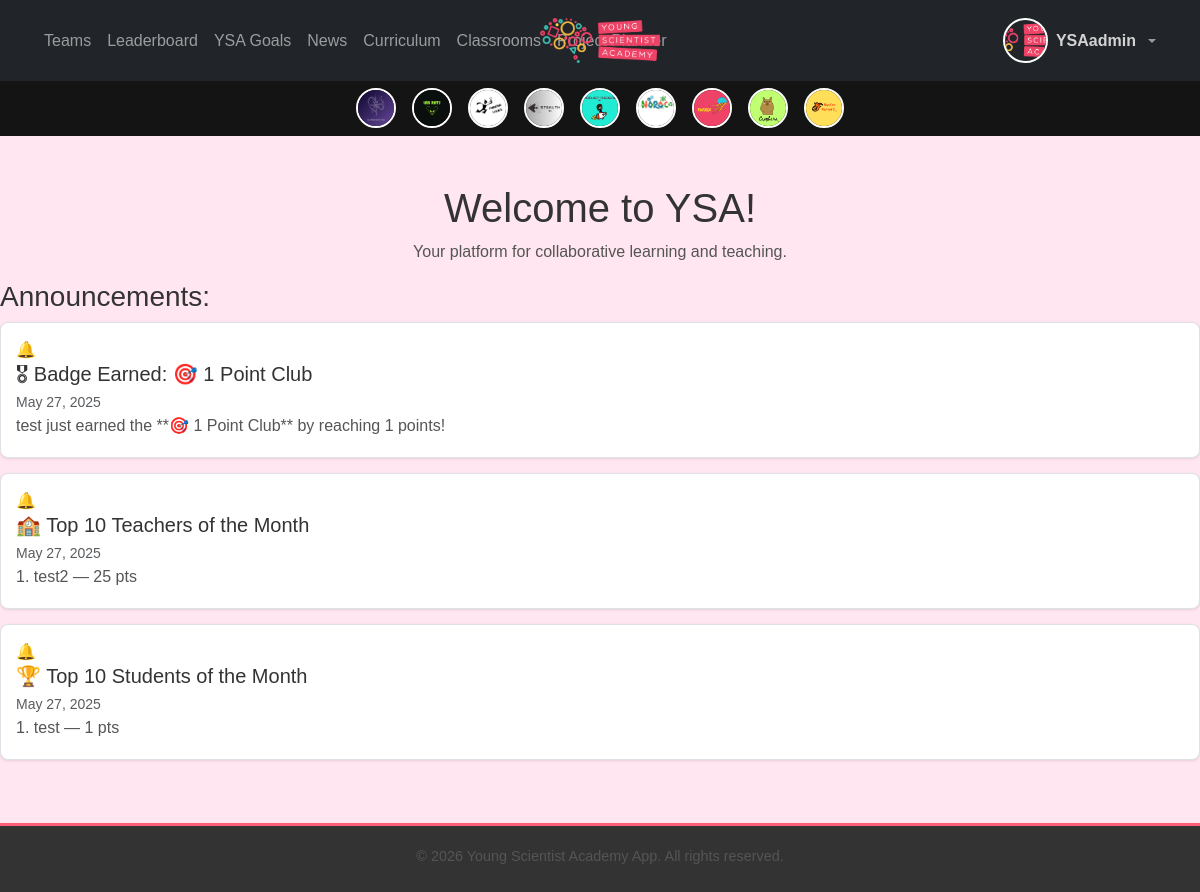
Screenshot of /core/ (signed in) with the database file from the repository.
### users/models.py (models this page shows, shortened)
class CustomUser(AbstractUser):
    team = models.ForeignKey(
        'teams.Team', on_delete=models.SET_NULL, null=True, blank=True, related_name="users_team"
    )
    team_join_deadline = models.DateField(null=True, blank=True)
    ROLE_CHOICES = [
        ('admin', 'Admin'),
        ('teacher', 'Teacher'),
        ('student', 'Student'),
    ]
    LEVEL_CHOICES = [
        ('explorer', 'Explorer'),
        ('ambassador', 'Ambassador'),
    ]
    role = models.CharField(max_length=20, choices=ROLE_CHOICES)
    level = models.CharField(max_length=20, choices=LEVEL_CHOICES, blank=True, null=True)  # only for students
    is_approved = models.BooleanField(default=False)
    profile_completed = models.BooleanField(default=False)  # new field to track completions
    ysa_way_passed = models.BooleanField(default=False)

### teams/models.py (models this page shows, shortened)
class Team(models.Model):
    name = models.CharField(max_length=100, unique=True)
    logo = models.ImageField(upload_to="team_logos/", blank=True, null=True)
    members = models.ManyToManyField(
        settings.AUTH_USER_MODEL, related_name='teams_members', blank=True
    )
    created_at = models.DateTimeField(auto_now_add=True)
    description = models.TextField(blank=True)
    max_members = models.IntegerField(default=15)
    class Meta:
        ordering = ["-created_at"]
        verbose_name = "Team"
        verbose_name_plural = "Teams"
    @property
    def total_points(self):
        return self.team_points_from_teams_app.aggregate(
            total_points=Sum("points_earned")
        )["total_points"] or 0
    def get_logo_url(self):
        if self.logo:
            return self.logo.url
        filename_png = f"{self.name.lower().replace(' ', '_')}.png"
        filename_jpg = f"{self.name.lower().replace(' ', '_')}.jpg"
        if os.path.exists(os.path.join(settings.MEDIA_ROOT, "team_logos", filename_png)):
            return settings.MEDIA_URL + "team_logos/" + filename_png
        if os.path.exists(os.path.join(settings.MEDIA_ROOT, "team_logos", filename_jpg)):
            return settings.MEDIA_URL + "team_logos/" + filename_jpg
        return settings.STATIC_URL + "default_team_logo.png"

### news/models.py (models this page shows, shortened)
class Announcement(models.Model):
    ANNOUNCEMENT_TYPES = [
        ('leaderboard', 'Leaderboard'),
        ('badge', 'Badge Earned'),
        ('program', 'Program Update'),
        ('team', 'Team Update'),
        ('class_notice', 'Class Notice'),
        ('custom', 'Custom'),
    ]
    title = models.CharField(max_length=255)
    content = models.TextField()
    type = models.CharField(max_length=20, choices=ANNOUNCEMENT_TYPES, default='custom')
    created_at = models.DateTimeField(auto_now_add=True)
    display_start = models.DateTimeField(null=True, blank=True)
    display_end = models.DateTimeField(null=True, blank=True)
    pinned = models.BooleanField(default=False)
    user = models.ForeignKey(settings.AUTH_USER_MODEL, null=True, blank=True, on_delete=models.SET_NULL)
    program = models.ForeignKey('programs.Program', null=True, blank=True, on_delete=models.SET_NULL)
    team = models.ForeignKey('teams.Team', null=True, blank=True, on_delete=models.SET_NULL)
    badge_name = models.CharField(max_length=255, null=True, blank=True)

### core/views.py (the view)
# urls.py: path('', views.home, name='home'),
@login_required
def home(request):
    announcements = Announcement.objects.all().order_by('-created_at')[:5]  # Fetch recent announcements
    return render(request, 'core/home.html', {'announcements': announcements})

### teams/context_processors.py (called while the page is built)
def team_logos(request):
    teams = list(Team.objects.all())  # Convert QuerySet to list
    teams.sort(key=lambda team: team.total_points, reverse=True)  # Sort manually  # ✅ Order by team ranking
    return {'teams': teams}

### core/templates/core/home.html (shortened to what this page needs)
{% extends 'core/base.html' %}
{% block content %}
<div class="text-center mt-5">
    <h1>Welcome to YSA!</h1>
    <p>Your platform for collaborative learning and teaching.</p>
</div>
<h3>Announcements:</h3>
<div class="announcement-list">
    {% for announcement in announcements %}
        <div class="list-group">
            <div class="list-group-item">
                <h5 class="mb-1">{{ announcement.title }}</h5>
                <small class="text-muted">{{ announcement.created_at|date:"F j, Y" }}</small>
                <p class="mb-1">{{ announcement.content }}</p>
            </div>
        </div>
    {% empty %}
        <p class="text-muted">Stay tuned for upcoming announcements!</p>
    {% endfor %}
</div>
{% endblock %}

### core/templates/core/base.html (shortened to what this page needs)
{% load static %}
<!DOCTYPE html>
<html lang="en">
<head>
    <link href="https://cdn.jsdelivr.net/npm/bootstrap@5.3.0/dist/css/bootstrap.min.css" rel="stylesheet">
    <link rel="stylesheet" href="{% static 'css/styles.css' %}">
</head>
<body>
<nav class="navbar navbar-expand-lg navbar-dark bg-dark fixed-top">
    <div class="w-100 d-flex justify-content-between align-items-center px-3">
        <div class="d-flex align-items-center">
        <div class="collapse navbar-collapse" id="navbarNav">
            <ul class="navbar-nav">
            <li class="nav-item">
                <a class="nav-link {% if request.path == '/teams/' %}active{% endif %}" href="{% url 'teams:team_overview' %}">Teams</a>
            </li>
            <li class="nav-item">
                <a class="nav-link {% if request.path == '/leaderboard/' %}active{% endif %}" href="{% url 'leaderboard:student_leaderboard' %}">
                    Leaderboard
                </a>
            </li>
            <li class="nav-item">
                <a class="nav-link {% if request.path == '/programs/' %}active{% endif %}" href="{% url 'programs:goal_list' %}">YSA Goals</a>
            </li>
            <li class="nav-item">
                <a class="nav-link {% if request.path == '/news/' %}active{% endif %}" href="{% url 'news:news' %}">News</a>
            </li>
            <li class="nav-item">
                <a class="nav-link {% if request.path == '/curriculum/' %}active{% endif %}" href="{% url 'curriculum:home' %}">Curriculum</a>
            </li>
            <li class="nav-item">
                <a class="nav-link {% if request.path == '/classrooms/' %}active{% endif %}" href="{% url 'classrooms:dashboard' %}">Classrooms</a>
            </li>
            <li class="nav-item">
                <a class="nav-link {% if request.path == '/project_planner/' %}active{% endif %}" href="{% url 'project_planner:home' %}">Project Planner</a>
            </li>
            </ul>
        </div>
        </div>
    <a class="navbar-brand position-absolute start-50 translate-middle-x" href="{% url 'home' %}">
      <img src="{% static 'images/logo.png' %}" alt="logo" class="logo" style="max-height: 50px;">
    </a>
    {% if user.is_authenticated %}
    <ul class="navbar-nav ms-auto">
      <li class="nav-item dropdown">
        <a class="nav-link dropdown-toggle d-flex align-items-center gap-2" href="#" id="navbarDropdown" role="button" data-bs-toggle="dropdown" aria-expanded="false">
          <img src="{{ nav_profile_pic }}" alt="Avatar" onerror="this.src='/static/images/logo.png';"
               class="rounded-circle" style="width: 45px; height: 45px; object-fit: cover; border: 2px solid white;">
          <span class="fw-bold d-none d-md-inline" style="color: {{ nav_level_color }};">{{ user.username }}</span>
        </a>
      </li>
    </ul>
    {% endif %}
  </div>
</nav>
    {% if teams %}
    <div class="team-logos-nav">
        {% for team in teams %}
            <a href="{% url 'teams:team_detail' team.id %}" class="team-logo-link">
                <img src="{{ team.get_logo_url }}" alt="{{ team.name }}" class="team-logo-small">
            </a>
        {% endfor %}
    </div>
    {% endif %}
    <div class="content-container">
        {% block content %}{% endblock %}
    </div>
    <footer class="text-center mt-5">
        <p>&copy; {% now "Y" %} Young Scientist Academy App. All rights reserved.</p>
    </footer>
</body>
</html>
</body>
</html>

### core/static/css/styles.css (style rules this page uses)
body { background-color: #ffe6f0; font-family: 'Arial', sans-serif; color: #333; }
.team-logos-nav { display: flex; justify-content: center; align-items: center; background: #151414; padding: 8px; position: relative; z-index: 999; margin-top: 80px; }
.navbar { position: fixed; top: 0; left: 0; right: 0; width: 100%; z-index: 1050; background-color: #333333; padding: 10px 20px; display: flex; align-items: center; justify-content: space-between; }
.navbar-brand { font-weight: bold; color: #ffffff; font-size: 1.2rem; margin-right: auto; position: absolute; left: 50%; transform: translateX(-50%); z-index: 1; }
.navbar-collapse { background-color: transparent; padding: 0; box-shadow: none; border: none; }
.team-logo-link { margin: 0 8px; text-decoration: none; }
.team-logo-small { width: 40px; height: 40px; border-radius: 50%; border: 2px solid white; object-fit: cover; transition: transform 0.2s ease-in-out; }
.announcement-list .list-group-item { background-color: #ffffff; border-radius: 8px; box-shadow: 0 1px 3px rgba(0, 0, 0, 0.1); margin-bottom: 15px; transition: transform 0.2s ease, background-color 0.3s ease; padding: 15px; }
.announcement-list .list-group-item::before { content: '\1F514'; margin-right: 10px; color: #ff5c77; }
footer { background-color: #333333; color: #ffffff; padding: 15px 0; font-size: 0.9rem; text-align: center; border-top: 3px solid #ff5c77; }
footer p { margin-bottom: 5px; }
.logo { max-width: 120px; height: auto; display: block; margin: 10px auto; }
h1, h2, h3, h4, h5, h6 { color: #333; }
p, li { color: #555; }
.list-group-item { padding: 15px; margin-bottom: 15px; background-color: #ffffff; border-radius: 8px; box-shadow: 0 2px 4px rgba(0, 0, 0, 0.1); }
footer { padding: 20px 0; border-top: 3px solid #ff5c77; font-size: 0.9rem; text-align: center; color: #ffffff; background-color: #333333; }

### rows the page displays
CustomUser: username "YSAadmin"
Team: shows a picture
Team: shows a picture
Team: shows a picture
Team: shows a picture
Team: shows a picture
Team: shows a picture
Team: shows a picture
Team: shows a picture
Team: shows a picture
Announcement: title "🎖 Badge Earned: 🎯 1 Point Club", created_at "May 27, 2025", content "test just earned the **🎯 1 Point Club** by reaching 1 points!"
Announcement: title "🏫 Top 10 Teachers of the Month", created_at "May 27, 2025", content "1. test2 — 25 pts"
Announcement: title "🏆 Top 10 Students of the Month", created_at "May 27, 2025", content "1. test — 1 pts"
